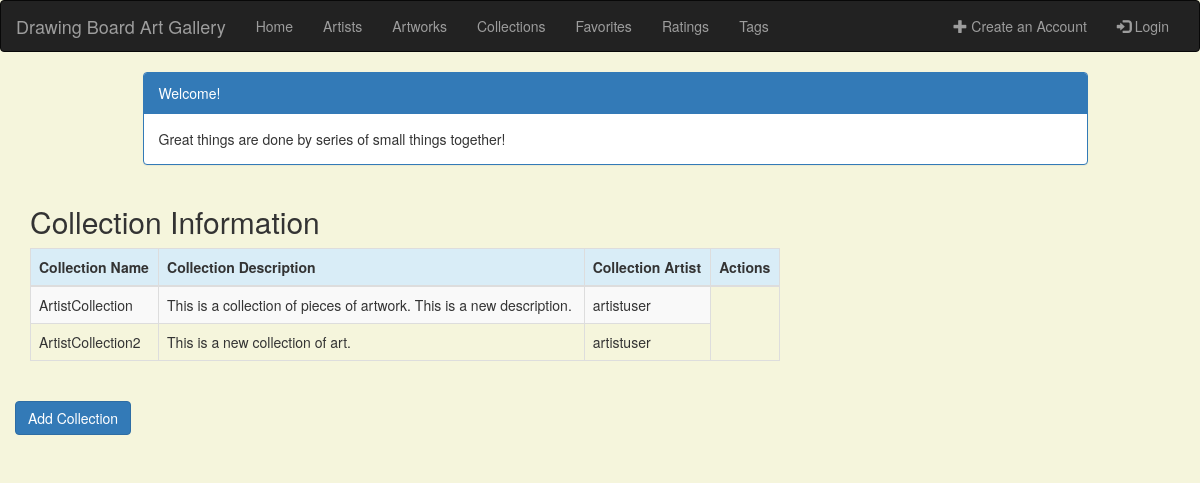
Page /collection_list on the committed database.
### gallery/models.py (models this page shows)
class Collection(models.Model):
    collection_name = models.CharField(max_length=200)
    collection_description = models.TextField(max_length=280, null=True, blank=True)
    collection_artist = models.ForeignKey('Artist', on_delete=models.CASCADE)
    artwork = models.ManyToManyField(Artwork, blank=True)
    def __str__(self):
        return f'{self.collection_name}'

class Artist(models.Model):
    user = models.OneToOneField(User, on_delete=models.CASCADE)
    artist_role = models.BooleanField(default=False)
    description = models.TextField(max_length=280, null=True, blank=True)  # this is the default for all descriptions
    profile_picture = models.ImageField(upload_to='images/', null=True, blank=True)
    def __str__(self):
        return f'{self.user}'

### gallery/views.py (the view)
# urls.py: path('collection_list', views.collection_list, name='collection_list'),
def collection_list(request):
    collection = Collection.objects.all()
    print(collection)
    return render(request, 'gallery/collection_list.html',
                  {'collections': collection})

### gallery/templates/gallery/collection_list.html (shortened to what this page needs)
<!DOCTYPE html>
<html lang="en">
{% extends 'gallery/base.html' %}
{% block content %}
    <html>
    <head>
        <link rel="stylesheet" href="https://maxcdn.bootstrapcdn.com/bootstrap/3.3.4/css/bootstrap.min.css">
    </head>
    <body>
    <div class="container">
        <div class="row">
            <div class="col-md-10 col-md-offset-1">
                <div class="panel panel-primary">
                    <div class="panel-heading">Welcome!</div>
                    <div class="panel-body">
                        Great things are done by series of small things together!
                    </div>
                </div>
            </div>
        </div>
    </div>
    <div class="row">
        <h2 style="padding-left: 15Px">Collection Information</h2>
    </div>
    <div>
        <table class="table table-striped table-bordered table-hover">
            <thead>
            <tr class="bg-info">
                <th>Collection Name</th>
                <th>Collection Description</th>
                <th>Collection Artist</th>
                <th colspan="3">Actions</th>
            </tr>
            </thead>
            <tbody>
            {% for collection in collections %}
                <tr>
                    <td>{{ collection.collection_name }}</td>
                    <td>{{ collection.collection_description }}</td>
                    <td>{{ collection.collection_artist }}</td>
                </tr>
            {% endfor %}
            </tbody>
        </table>
    </div>
     <div class="row">
        <a href="{% url 'gallery:collection_new' %}" class="row"><span
                    class="btn btn-primary">Add Collection</span></a>
     </div>
    </body>
    </html>
{% endblock %}

### gallery/templates/gallery/collection_list.html (style rules this page uses)
body { background-color: beige; }

### rows in the picture
Collection: collection_name "ArtistCollection", collection_description "This is a collection of pieces of artwork. This is a new description.", collection_artist "artistuser"
Collection: collection_name "ArtistCollection2", collection_description "This is a new collection of art.", collection_artist "artistuser"
